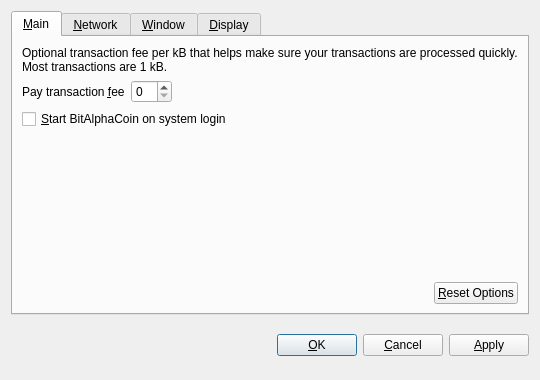
<?xml version="1.0" encoding="UTF-8"?>
<ui version="4.0">
 <class>OptionsDialog</class>
 <widget class="QDialog" name="OptionsDialog">
  <property name="geometry">
   <rect>
    <x>0</x>
    <y>0</y>
    <width>540</width>
    <height>380</height>
   </rect>
  </property>
  <property name="windowTitle">
   <string>Options</string>
  </property>
  <property name="modal">
   <bool>true</bool>
  </property>
  <layout class="QVBoxLayout" name="verticalLayout">
   <item>
    <widget class="QTabWidget" name="tabWidget">
     <property name="tabPosition">
      <enum>QTabWidget::North</enum>
     </property>
     <property name="currentIndex">
      <number>0</number>
     </property>
     <widget class="QWidget" name="tabMain">
      <attribute name="title">
       <string>&amp;Main</string>
      </attribute>
      <layout class="QVBoxLayout" name="verticalLayout_Main">
       <item>
        <widget class="QLabel" name="transactionFeeInfoLabel">
         <property name="text">
          <string>Optional transaction fee per kB that helps make sure your transactions are processed quickly. Most transactions are 1 kB.</string>
         </property>
         <property name="textFormat">
          <enum>Qt::PlainText</enum>
         </property>
         <property name="wordWrap">
          <bool>true</bool>
         </property>
        </widget>
       </item>
       <item>
        <layout class="QHBoxLayout" name="horizontalLayout_1_Main">
         <item>
          <widget class="QLabel" name="transactionFeeLabel">
           <property name="text">
            <string>Pay transaction &amp;fee</string>
           </property>
           <property name="textFormat">
            <enum>Qt::PlainText</enum>
           </property>
           <property name="buddy">
            <cstring>transactionFee</cstring>
           </property>
          </widget>
         </item>
         <item>
          <widget class="BitcoinAmountField" name="transactionFee"/>
         </item>
         <item>
          <spacer name="horizontalSpacer_1_Main">
           <property name="orientation">
            <enum>Qt::Horizontal</enum>
           </property>
           <property name="sizeHint" stdset="0">
            <size>
             <width>40</width>
             <height>20</height>
            </size>
           </property>
          </spacer>
         </item>
        </layout>
       </item>
       <item>
        <widget class="QCheckBox" name="bitcoinAtStartup">
         <property name="toolTip">
          <string>Automatically start BitAlphaCoin after logging in to the system.</string>
         </property>
         <property name="text">
          <string>&amp;Start BitAlphaCoin on system login</string>
         </property>
        </widget>
       </item>
       <item>
        <spacer name="verticalSpacer_Main">
         <property name="orientation">
          <enum>Qt::Vertical</enum>
         </property>
         <property name="sizeHint" stdset="0">
          <size>
           <width>20</width>
           <height>40</height>
          </size>
         </property>
        </spacer>
       </item>
       <item>
        <layout class="QHBoxLayout" name="horizontalLayout_2_Main">
         <item>
          <spacer name="horizontalSpacer_2_Main">
           <property name="orientation">
            <enum>Qt::Horizontal</enum>
           </property>
           <property name="sizeHint" stdset="0">
            <size>
             <width>40</width>
             <height>20</height>
            </size>
           </property>
          </spacer>
         </item>
         <item>
          <widget class="QPushButton" name="resetButton">
           <property name="toolTip">
            <string>Reset all client options to default.</string>
           </property>
           <property name="text">
            <string>&amp;Reset Options</string>
           </property>
           <property name="autoDefault">
            <bool>false</bool>
           </property>
          </widget>
         </item>
        </layout>
       </item>
      </layout>
     </widget>
     <widget class="QWidget" name="tabNetwork">
      <attribute name="title">
       <string>&amp;Network</string>
      </attribute>
      <layout class="QVBoxLayout" name="verticalLayout_Network">
       <item>
        <widget class="QCheckBox" name="mapPortUpnp">
         <property name="toolTip">
          <string>Automatically open the BitAlphaCoin client port on the router. This only works when your router supports UPnP and it is enabled.</string>
         </property>
         <property name="text">
          <string>Map port using &amp;UPnP</string>
         </property>
        </widget>
       </item>
       <item>
        <widget class="QCheckBox" name="connectSocks">
         <property name="toolTip">
          <string>Connect to the BitAlphaCoin network through a SOCKS proxy (e.g. when connecting through Tor).</string>
         </property>
         <property name="text">
          <string>&amp;Connect through SOCKS proxy:</string>
         </property>
        </widget>
       </item>
       <item>
        <layout class="QHBoxLayout" name="horizontalLayout_Network">
         <item>
          <widget class="QLabel" name="proxyIpLabel">
           <property name="text">
            <string>Proxy &amp;IP:</string>
           </property>
           <property name="textFormat">
            <enum>Qt::PlainText</enum>
           </property>
           <property name="buddy">
            <cstring>proxyIp</cstring>
           </property>
          </widget>
         </item>
         <item>
          <widget class="QValidatedLineEdit" name="proxyIp">
           <property name="maximumSize">
            <size>
             <width>140</width>
             <height>16777215</height>
            </size>
           </property>
           <property name="toolTip">
            <string>IP address of the proxy (e.g. 127.0.0.1)</string>
           </property>
          </widget>
         </item>
         <item>
          <widget class="QLabel" name="proxyPortLabel">
           <property name="text">
            <string>&amp;Port:</string>
           </property>
           <property name="textFormat">
            <enum>Qt::PlainText</enum>
           </property>
           <property name="buddy">
            <cstring>proxyPort</cstring>
           </property>
          </widget>
         </item>
         <item>
          <widget class="QLineEdit" name="proxyPort">
           <property name="maximumSize">
            <size>
             <width>55</width>
             <height>16777215</height>
            </size>
           </property>
           <property name="toolTip">
            <string>Port of the proxy (e.g. 9050)</string>
           </property>
          </widget>
         </item>
         <item>
          <widget class="QLabel" name="socksVersionLabel">
           <property name="text">
            <string>SOCKS &amp;Version:</string>
           </property>
           <property name="textFormat">
            <enum>Qt::PlainText</enum>
           </property>
           <property name="buddy">
            <cstring>socksVersion</cstring>
           </property>
          </widget>
         </item>
         <item>
          <widget class="QValueComboBox" name="socksVersion">
           <property name="toolTip">
            <string>SOCKS version of the proxy (e.g. 5)</string>
           </property>
          </widget>
         </item>
         <item>
          <spacer name="horizontalSpacer_Network">
           <property name="orientation">
            <enum>Qt::Horizontal</enum>
           </property>
           <property name="sizeHint" stdset="0">
            <size>
             <width>40</width>
             <height>20</height>
            </size>
           </property>
          </spacer>
         </item>
        </layout>
       </item>
       <item>
        <spacer name="verticalSpacer_Network">
         <property name="orientation">
          <enum>Qt::Vertical</enum>
         </property>
         <property name="sizeHint" stdset="0">
          <size>
           <width>20</width>
           <height>40</height>
          </size>
         </property>
        </spacer>
       </item>
      </layout>
     </widget>
     <widget class="QWidget" name="tabWindow">
      <attribute name="title">
       <string>&amp;Window</string>
      </attribute>
      <layout class="QVBoxLayout" name="verticalLayout_Window">
       <item>
        <widget class="QCheckBox" name="minimizeToTray">
         <property name="toolTip">
          <string>Show only a tray icon after minimizing the window.</string>
         </property>
         <property name="text">
          <string>&amp;Minimize to the tray instead of the taskbar</string>
         </property>
        </widget>
       </item>
       <item>
        <widget class="QCheckBox" name="minimizeOnClose">
         <property name="toolTip">
          <string>Minimize instead of exit the application when the window is closed. When this option is enabled, the application will be closed only after selecting Quit in the menu.</string>
         </property>
         <property name="text">
          <string>M&amp;inimize on close</string>
         </property>
        </widget>
       </item>
       <item>
        <spacer name="verticalSpacer_Window">
         <property name="orientation">
          <enum>Qt::Vertical</enum>
         </property>
         <property name="sizeHint" stdset="0">
          <size>
           <width>20</width>
           <height>40</height>
          </size>
         </property>
        </spacer>
       </item>
      </layout>
     </widget>
     <widget class="QWidget" name="tabDisplay">
      <attribute name="title">
       <string>&amp;Display</string>
      </attribute>
      <layout class="QVBoxLayout" name="verticalLayout_Display">
       <item>
        <layout class="QHBoxLayout" name="horizontalLayout_1_Display">
         <item>
          <widget class="QLabel" name="langLabel">
           <property name="text">
            <string>User Interface &amp;language:</string>
           </property>
           <property name="textFormat">
            <enum>Qt::PlainText</enum>
           </property>
           <property name="buddy">
            <cstring>lang</cstring>
           </property>
          </widget>
         </item>
         <item>
          <widget class="QValueComboBox" name="lang">
           <property name="toolTip">
            <string>The user interface language can be set here. This setting will take effect after restarting BitAlphaCoin.</string>
           </property>
          </widget>
         </item>
        </layout>
       </item>
       <item>
        <layout class="QHBoxLayout" name="horizontalLayout_2_Display">
         <item>
          <widget class="QLabel" name="unitLabel">
           <property name="text">
            <string>&amp;Unit to show amounts in:</string>
           </property>
           <property name="textFormat">
            <enum>Qt::PlainText</enum>
           </property>
           <property name="buddy">
            <cstring>unit</cstring>
           </property>
          </widget>
         </item>
         <item>
          <widget class="QValueComboBox" name="unit">
           <property name="toolTip">
            <string>Choose the default subdivision unit to show in the interface and when sending coins.</string>
           </property>
          </widget>
         </item>
        </layout>
       </item>
       <item>
        <widget class="QCheckBox" name="displayAddresses">
         <property name="toolTip">
          <string>Whether to show BitAlphaCoin addresses in the transaction list or not.</string>
         </property>
         <property name="text">
          <string>&amp;Display addresses in transaction list</string>
         </property>
        </widget>
       </item>
       <item>
        <widget class="QCheckBox" name="coinControlFeatures">
         <property name="toolTip">
          <string>Whether to show coin control features or not.</string>
         </property>
         <property name="text">
          <string>Display coin &amp;control features (experts only!)</string>
         </property>
        </widget>
       </item>
       <item>
        <spacer name="verticalSpacer_Display">
         <property name="orientation">
          <enum>Qt::Vertical</enum>
         </property>
         <property name="sizeHint" stdset="0">
          <size>
           <width>20</width>
           <height>40</height>
          </size>
         </property>
        </spacer>
       </item>
      </layout>
     </widget>
    </widget>
   </item>
   <item>
    <layout class="QHBoxLayout" name="horizontalLayout_Buttons">
     <item>
      <spacer name="horizontalSpacer_1">
       <property name="orientation">
        <enum>Qt::Horizontal</enum>
       </property>
       <property name="sizeHint" stdset="0">
        <size>
         <width>40</width>
         <height>48</height>
        </size>
       </property>
      </spacer>
     </item>
     <item>
      <widget class="QLabel" name="statusLabel">
       <property name="font">
        <font>
         <weight>75</weight>
         <bold>true</bold>
        </font>
       </property>
       <property name="text">
        <string/>
       </property>
       <property name="textFormat">
        <enum>Qt::PlainText</enum>
       </property>
       <property name="wordWrap">
        <bool>true</bool>
       </property>
      </widget>
     </item>
     <item>
      <spacer name="horizontalSpacer_2">
       <property name="orientation">
        <enum>Qt::Horizontal</enum>
       </property>
       <property name="sizeHint" stdset="0">
        <size>
         <width>40</width>
         <height>48</height>
        </size>
       </property>
      </spacer>
     </item>
     <item>
      <widget class="QPushButton" name="okButton">
       <property name="text">
        <string>&amp;OK</string>
       </property>
      </widget>
     </item>
     <item>
      <widget class="QPushButton" name="cancelButton">
       <property name="text">
        <string>&amp;Cancel</string>
       </property>
       <property name="autoDefault">
        <bool>false</bool>
       </property>
      </widget>
     </item>
     <item>
      <widget class="QPushButton" name="applyButton">
       <property name="text">
        <string>&amp;Apply</string>
       </property>
       <property name="autoDefault">
        <bool>false</bool>
       </property>
      </widget>
     </item>
    </layout>
   </item>
  </layout>
 </widget>
 <customwidgets>
  <customwidget>
   <class>BitcoinAmountField</class>
   <extends>QSpinBox</extends>
   <header>bitcoinamountfield.h</header>
  </customwidget>
  <customwidget>
   <class>QValueComboBox</class>
   <extends>QComboBox</extends>
   <header>qvaluecombobox.h</header>
  </customwidget>
  <customwidget>
   <class>QValidatedLineEdit</class>
   <extends>QLineEdit</extends>
   <header>qvalidatedlineedit.h</header>
  </customwidget>
 </customwidgets>
 <resources/>
 <connections/>
</ui>
